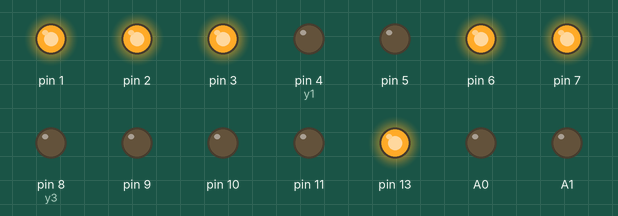
This sketch was run on a simulated Arduino Uno, built with avr-gcc and run on an emulated ATmega328P. Shown: output pins drawn as LEDs (lit = HIGH).

Above: at 10.0 s.
At 25.0 s:
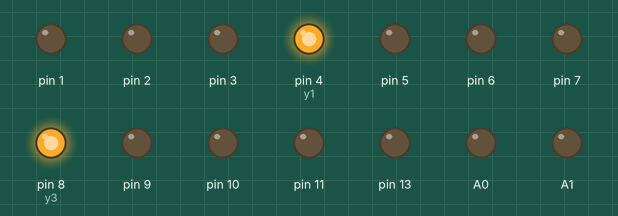
At 45.0 s:
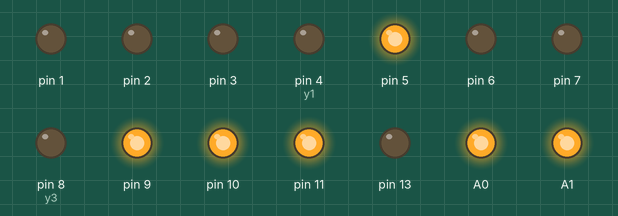
Timing chart, 0 to 70.0 s (numbered marks = the images above):
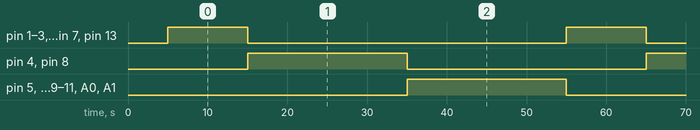

Measured:
- by itself, pin 1–3, pin 6, pin 7, pin 13: alternates HIGH for 10.0 s and LOW for 40.0 s
- by itself, pin 4 (y1), pin 5, pin 8 (y3), pin 9–11, A0, A1: alternates HIGH for 20.0 s and LOW for 30.0 s
- by itself, everything shown: repeats every 50.0 s, in 4 steps

The sketch:

Mini_Project.ino
```cpp
const int y1 = 4;
const int y2 = 0;
const int y3 = 8;
const int y4 = 12;


void setup() {
  // initialize digital pin LED_BUILTIN as an output.
  pinMode(A1, OUTPUT);
  pinMode(A0, OUTPUT);
  pinMode(0, OUTPUT);
  pinMode(1, OUTPUT);
  pinMode(2, OUTPUT);
  pinMode(3, OUTPUT);
  pinMode(4, OUTPUT);
  pinMode(5, OUTPUT);
  pinMode(6, OUTPUT);
  pinMode(7, OUTPUT);
  pinMode(8, OUTPUT);
  pinMode(9, OUTPUT);
  pinMode(10, OUTPUT);
  pinMode(11, OUTPUT);
  pinMode(12, OUTPUT);
  pinMode(13, OUTPUT);
  delay(5000);
}

// the loop function runs over and over again forever
void loop() {
  digitalWrite(A1, LOW);
  digitalWrite(A0, LOW);
  digitalWrite(0, LOW);
  digitalWrite(1, LOW);
  digitalWrite(2, LOW);
  digitalWrite(3, LOW);
  digitalWrite(4, LOW);
  digitalWrite(5, LOW);
  digitalWrite(6, LOW);
  digitalWrite(7, LOW);
  digitalWrite(8, LOW);
  digitalWrite(9, LOW);
  digitalWrite(10, LOW);
  digitalWrite(11, LOW);
  digitalWrite(12, LOW);
  digitalWrite(13, LOW);

//-------------------------------------------------
// sector 2, 4 : Green
// secotr 1, 3 : Red
    digitalWrite(1, HIGH);
    digitalWrite(13, HIGH);
    digitalWrite(3, HIGH);
    digitalWrite(2, HIGH);
    digitalWrite(7, HIGH);
    digitalWrite(6, HIGH);
    delay(10000);

//----------------------------------------------------
// 4 and 2 :Yellow
    digitalWrite(1, LOW);
    digitalWrite(13, LOW);
    digitalWrite(3, LOW);
    digitalWrite(2, LOW);
    digitalWrite(7, LOW);
    digitalWrite(6, LOW);

    digitalWrite(y1, HIGH);
    // digitalWrite(y2, HIGH);
    digitalWrite(y3, HIGH);
    // digitalWrite(y4, HIGH);
    delay(20000);

//----------------------------------------------------
// 2 and 4 : Red
    digitalWrite(4, LOW);
    digitalWrite(0, LOW);
    digitalWrite(8, LOW);
    digitalWrite(12, LOW);

    digitalWrite(A1, HIGH);
    digitalWrite(A0, HIGH);
    digitalWrite(11, HIGH);
    digitalWrite(10, HIGH);
    digitalWrite(5, HIGH);
    digitalWrite(9, HIGH);
    delay(20000);
//----------------------------------------------------

    digitalWrite(A1, LOW);
    digitalWrite(A0, LOW);
    digitalWrite(11, LOW);
    digitalWrite(10, LOW);
    digitalWrite(5, LOW);
    digitalWrite(9, LOW);
    digitalWrite(1, LOW);
    digitalWrite(13, LOW);
    digitalWrite(3, LOW);
    digitalWrite(2, LOW);
    digitalWrite(7, LOW);
}
```
